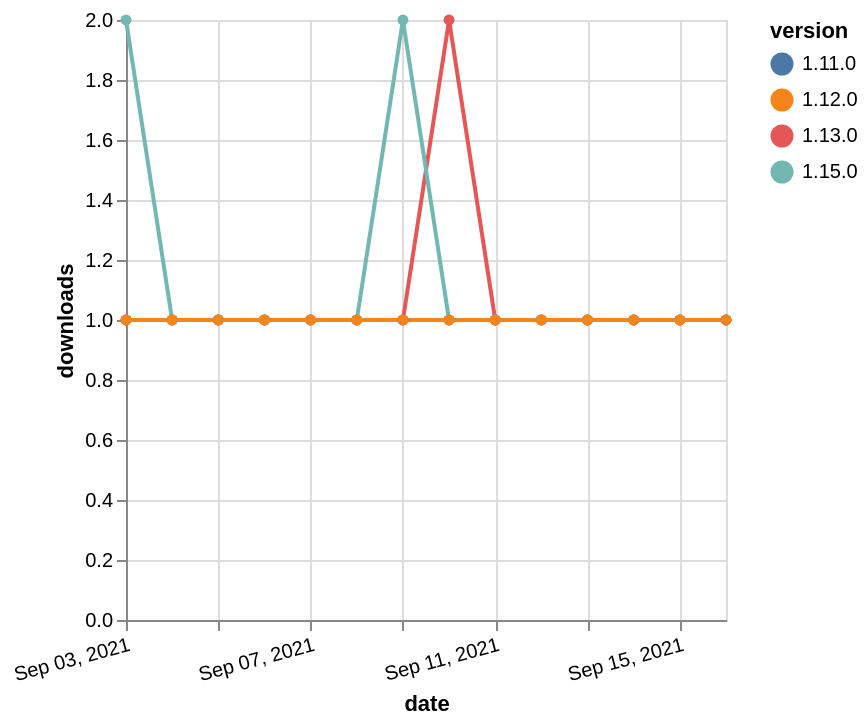

Write a Vega-Lite specification for this figure.
### Vega-Lite specification from a JSON file in a GitHub repository (floating-point values rounded to 4 significant figures)
{"$schema": "https://vega.github.io/schema/vega-lite/v5.json", "description": "A simple bar chart with embedded data.", "data": {"values": [{"date": "2021-09-03", "total": 216, "delta": 1, "version": "1.11.0"}, {"date": "2021-09-04", "total": 217, "delta": 1, "version": "1.11.0"}, {"date": "2021-09-05", "total": 218, "delta": 1, "version": "1.11.0"}, {"date": "2021-09-06", "total": 219, "delta": 1, "version": "1.11.0"}, {"date": "2021-09-07", "total": 220, "delta": 1, "version": "1.11.0"}, {"date": "2021-09-08", "total": 221, "delta": 1, "version": "1.11.0"}, {"date": "2021-09-09", "total": 222, "delta": 1, "version": "1.11.0"}, {"date": "2021-09-10", "total": 223, "delta": 1, "version": "1.11.0"}, {"date": "2021-09-11", "total": 224, "delta": 1, "version": "1.11.0"}, {"date": "2021-09-12", "total": 225, "delta": 1, "version": "1.11.0"}, {"date": "2021-09-13", "total": 226, "delta": 1, "version": "1.11.0"}, {"date": "2021-09-14", "total": 227, "delta": 1, "version": "1.11.0"}, {"date": "2021-09-15", "total": 228, "delta": 1, "version": "1.11.0"}, {"date": "2021-09-16", "total": 229, "delta": 1, "version": "1.11.0"}, {"date": "2021-09-03", "total": 270, "delta": 1, "version": "1.13.0"}, {"date": "2021-09-04", "total": 271, "delta": 1, "version": "1.13.0"}, {"date": "2021-09-05", "total": 272, "delta": 1, "version": "1.13.0"}, {"date": "2021-09-06", "total": 273, "delta": 1, "version": "1.13.0"}, {"date": "2021-09-07", "total": 274, "delta": 1, "version": "1.13.0"}, {"date": "2021-09-08", "total": 275, "delta": 1, "version": "1.13.0"}, {"date": "2021-09-09", "total": 276, "delta": 1, "version": "1.13.0"}, {"date": "2021-09-10", "total": 278, "delta": 2, "version": "1.13.0"}, {"date": "2021-09-11", "total": 279, "delta": 1, "version": "1.13.0"}, {"date": "2021-09-12", "total": 280, "delta": 1, "version": "1.13.0"}, {"date": "2021-09-13", "total": 281, "delta": 1, "version": "1.13.0"}, {"date": "2021-09-14", "total": 282, "delta": 1, "version": "1.13.0"}, {"date": "2021-09-15", "total": 283, "delta": 1, "version": "1.13.0"}, {"date": "2021-09-16", "total": 284, "delta": 1, "version": "1.13.0"}, {"date": "2021-09-03", "total": 110, "delta": 2, "version": "1.15.0"}, {"date": "2021-09-04", "total": 111, "delta": 1, "version": "1.15.0"}, {"date": "2021-09-05", "total": 112, "delta": 1, "version": "1.15.0"}, {"date": "2021-09-06", "total": 113, "delta": 1, "version": "1.15.0"}, {"date": "2021-09-07", "total": 114, "delta": 1, "version": "1.15.0"}, {"date": "2021-09-08", "total": 115, "delta": 1, "version": "1.15.0"}, {"date": "2021-09-09", "total": 117, "delta": 2, "version": "1.15.0"}, {"date": "2021-09-10", "total": 118, "delta": 1, "version": "1.15.0"}, {"date": "2021-09-11", "total": 119, "delta": 1, "version": "1.15.0"}, {"date": "2021-09-12", "total": 120, "delta": 1, "version": "1.15.0"}, {"date": "2021-09-13", "total": 121, "delta": 1, "version": "1.15.0"}, {"date": "2021-09-14", "total": 122, "delta": 1, "version": "1.15.0"}, {"date": "2021-09-15", "total": 123, "delta": 1, "version": "1.15.0"}, {"date": "2021-09-16", "total": 124, "delta": 1, "version": "1.15.0"}, {"date": "2021-09-03", "total": 173, "delta": 1, "version": "1.12.0"}, {"date": "2021-09-04", "total": 174, "delta": 1, "version": "1.12.0"}, {"date": "2021-09-05", "total": 175, "delta": 1, "version": "1.12.0"}, {"date": "2021-09-06", "total": 176, "delta": 1, "version": "1.12.0"}, {"date": "2021-09-07", "total": 177, "delta": 1, "version": "1.12.0"}, {"date": "2021-09-08", "total": 178, "delta": 1, "version": "1.12.0"}, {"date": "2021-09-09", "total": 179, "delta": 1, "version": "1.12.0"}, {"date": "2021-09-10", "total": 180, "delta": 1, "version": "1.12.0"}, {"date": "2021-09-11", "total": 181, "delta": 1, "version": "1.12.0"}, {"date": "2021-09-12", "total": 182, "delta": 1, "version": "1.12.0"}, {"date": "2021-09-13", "total": 183, "delta": 1, "version": "1.12.0"}, {"date": "2021-09-14", "total": 184, "delta": 1, "version": "1.12.0"}, {"date": "2021-09-15", "total": 185, "delta": 1, "version": "1.12.0"}, {"date": "2021-09-16", "total": 186, "delta": 1, "version": "1.12.0"}]}, "width": "container", "mark": {"type": "line", "point": {"filled": true}}, "encoding": {"x": {"field": "date", "type": "temporal", "timeUnit": "yearmonthdate", "title": "date", "axis": {"labelAngle": -15}}, "y": {"field": "delta", "type": "quantitative", "title": "downloads"}, "color": {"field": "version", "type": "nominal"}, "tooltip": {"field": "delta"}}}
